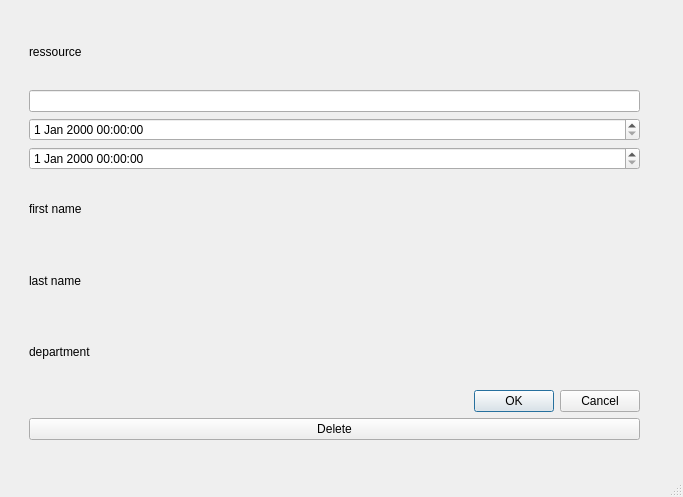
<?xml version="1.0" encoding="UTF-8"?>
<ui version="4.0">
 <class>edit</class>
 <widget class="QMainWindow" name="edit">
  <property name="geometry">
   <rect>
    <x>0</x>
    <y>0</y>
    <width>683</width>
    <height>497</height>
   </rect>
  </property>
  <property name="windowTitle">
   <string>MainWindow</string>
  </property>
  <widget class="QWidget" name="centralwidget">
   <widget class="QWidget" name="verticalLayoutWidget">
    <property name="geometry">
     <rect>
      <x>29</x>
      <y>19</y>
      <width>611</width>
      <height>421</height>
     </rect>
    </property>
    <layout class="QVBoxLayout" name="verticalLayout">
     <item>
      <widget class="QLabel" name="label_res">
       <property name="text">
        <string>ressource</string>
       </property>
      </widget>
     </item>
     <item>
      <widget class="QLineEdit" name="lineEdit_desc"/>
     </item>
     <item>
      <widget class="QDateTimeEdit" name="date_from"/>
     </item>
     <item>
      <widget class="QDateTimeEdit" name="date_to"/>
     </item>
     <item>
      <widget class="QLabel" name="label_fn">
       <property name="text">
        <string>first name</string>
       </property>
      </widget>
     </item>
     <item>
      <widget class="QLabel" name="label_ln">
       <property name="text">
        <string>last name</string>
       </property>
      </widget>
     </item>
     <item>
      <widget class="QLabel" name="label_depar">
       <property name="text">
        <string>department</string>
       </property>
      </widget>
     </item>
     <item>
      <widget class="QDialogButtonBox" name="buttonBox">
       <property name="standardButtons">
        <set>QDialogButtonBox::Cancel|QDialogButtonBox::Ok</set>
       </property>
      </widget>
     </item>
     <item>
      <widget class="QPushButton" name="button_del">
       <property name="text">
        <string>Delete</string>
       </property>
      </widget>
     </item>
    </layout>
   </widget>
  </widget>
  <widget class="QMenuBar" name="menubar">
   <property name="geometry">
    <rect>
     <x>0</x>
     <y>0</y>
     <width>683</width>
     <height>22</height>
    </rect>
   </property>
  </widget>
  <widget class="QStatusBar" name="statusbar"/>
 </widget>
 <resources/>
 <connections/>
</ui>
